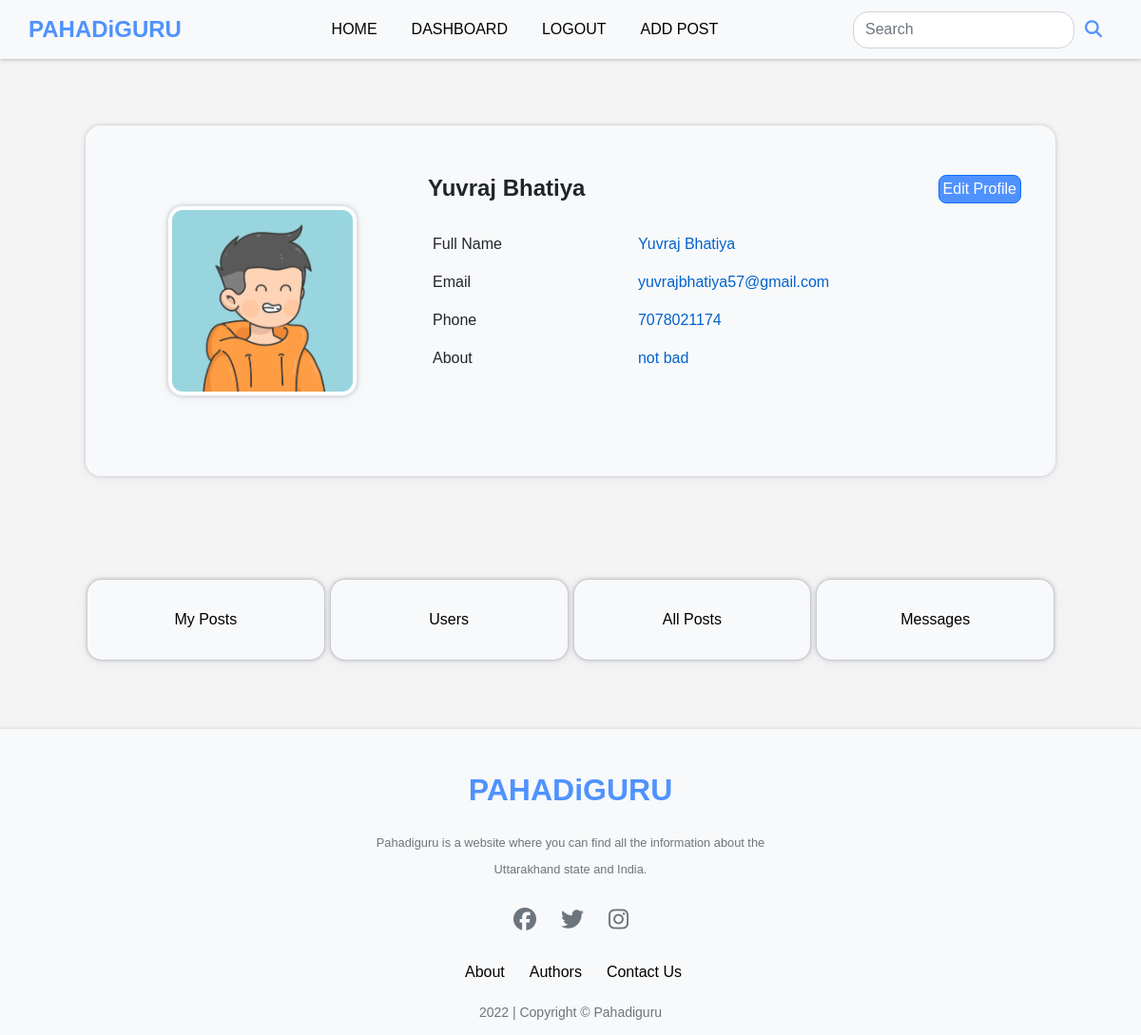
The page /dashboard (signed in) on the database as committed earlier.
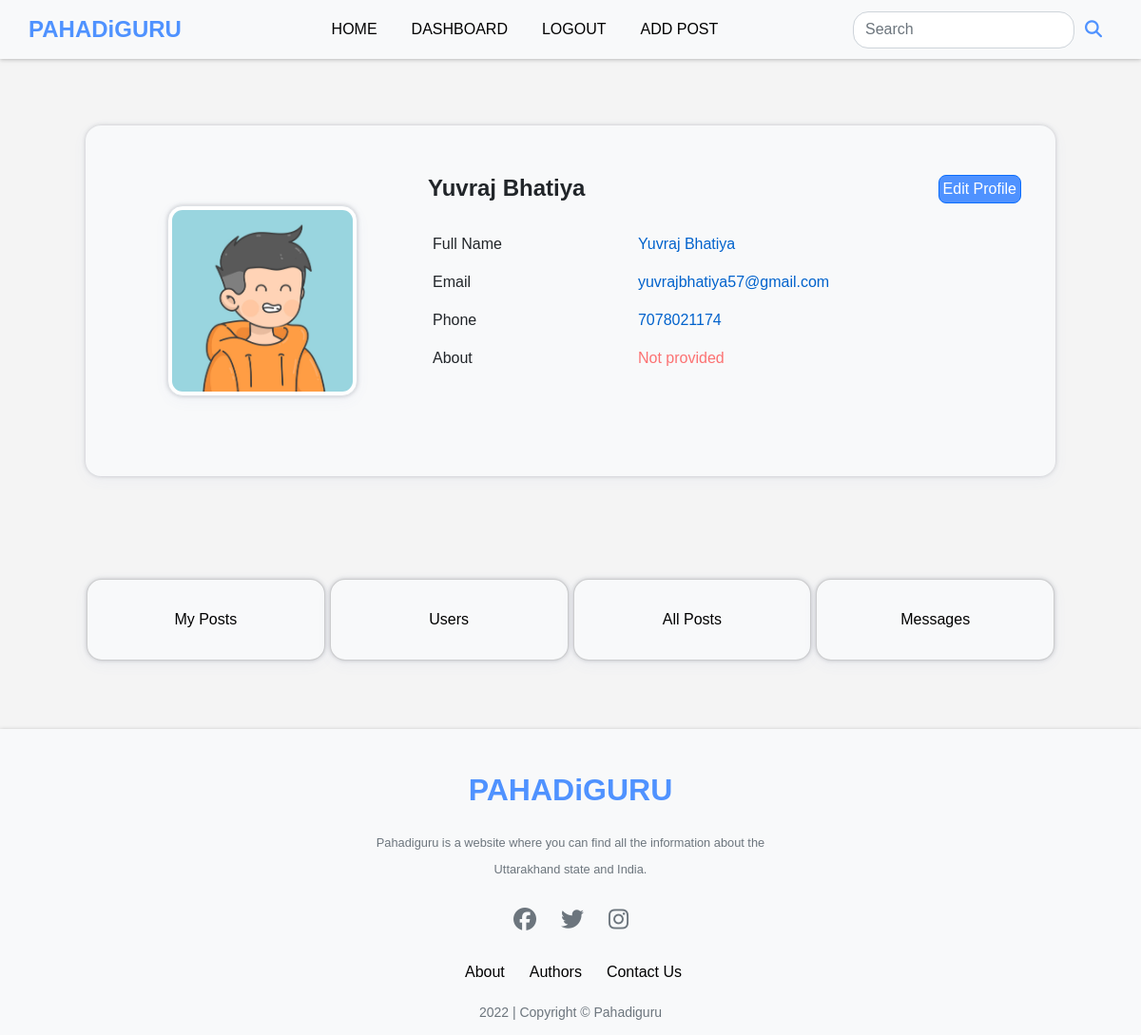
The same page on the database as committed later.
### app.py (models this page shows)
class Users(db.Model, UserMixin):
    id = db.Column(db.Integer, primary_key=True)
    first_name = db.Column(db.String(50), nullable=False)
    last_name = db.Column(db.String(50), nullable=False)
    email = db.Column(db.String(150), nullable=False,unique=True)
    phone = db.Column(db.String(50), nullable=True,default="None")
    date_added = db.Column(db.Date, default=date.today)
    about_author = db.Column(db.String(500), nullable=True,default="None")
    security_question = db.Column(db.String(50), nullable=True)
    security_answer = db.Column(db.String(50), nullable=True)
    password_hash = db.Column(db.String(128))
    role = db.Column(db.String(10), default='User')
    posts = db.relationship('Posts', backref='poster')
    likes=db.relationship('Likes',backref='user',passive_deletes=True)
    profile_pic=db.Column(db.String(), nullable=True , default="default.jpg")

### app.py (the view)
@app.route('/dashboard', methods=['GET', 'POST'])
@login_required
def dashboard():
    post = Posts.query.filter_by(poster_id=current_user.id).all()
    total_posts=Posts.query.filter_by(poster_id=current_user.id).count()
    total_views = 0
    for p in post:
        for v in p.views:
            total_views += v.view_count
    total_likes = 0
    for p in post:
        for l in p.likes:
            total_likes += 1
    return render_template('dashboard.html',post=post,total_posts=total_posts,total_views=total_views,total_likes=total_likes)

### app.py (called while the page is built)
@login_manager.user_loader
def load_user(user_id):
    return Users.query.get(int(user_id))

### templates/dashboard.html (shortened to what the changed rows need)
{% extends 'base.html' %} {% block head %}
<link
  rel="stylesheet"
  href="{{url_for('static',filename='css/dashboard.css')}}"
/>
{% endblock %} {% block content %}
<br />
<br />
<br />
<br />
<div
  class="container emp-profile rounded-4"
  style="
    background-color: #f8f9fa;
    box-shadow: rgba(67, 71, 85, 0.27) 0px 0px 0.25em,
      rgba(90, 125, 188, 0.05) 0px 0.25em 1em;
      width: 85vw;
  "
>
  <div class="row">
    <div class="col-md-4">
      <div class="profile-img mb-5 ">
        {% if current_user.profile_pic %}
        <img
          class="img-thumbnail mt-5 rounded-4"
          style="
            box-shadow: rgba(67, 71, 85, 0.27) 0px 0px 0.25em,
              rgba(90, 125, 188, 0.05) 0px 0.25em 1em;
          "
          width="200px"
          height="200px"
          src="{{url_for('static', filename='images/profile_pic/'+ current_user.profile_pic)}}"
          alt="None"
        />
        {% endif %}
      </div>
    </div>
    <div class="col-md-8">
      <div class="profile-head mt-3">
        <h4 style="font-weight: bold">
          {{current_user.first_name}} {{current_user.last_name}}
          <a
            style="float: right; padding: 2px 4px; font-size: 1rem"
            href="{{url_for('edit_profile',id=current_user.id)}}"
            class="btn btn-primary thebtn"
            >Edit Profile</a
          >
        </h4>
        <br />
        <div class="row">
          <div class="col-md-4">
          </div>
          <div class="col-md-8">
            <p style="padding-left: 5px">
              {{current_user.first_name}} {{current_user.last_name}}
            </p>
          </div>
        </div>
        <div class="row">
          <div class="col-md-4">
          </div>
          <div class="col-md-8">
            <p style="padding-left: 5px">{{current_user.email}}</p>
          </div>
        </div>
        <div class="row">
          <div class="col-md-4">
          </div>
          {% if not current_user.phone or current_user.phone == "None"  %}
          <div class="col-md-8">
            <p style="padding-left: 5px ; color:rgba(255, 0, 0, 0.546);">Not provided</p>
          </div>
          {% else %}
          <div class="col-md-8">
            <p style="padding-left: 5px;">{{current_user.phone}}</p>
          </div>
          {% endif %}
        </div>
        <div class="row">
          <div class="col-md-4">
          </div>
          {% if not current_user.about_author or current_user.about_author == "None"  %}
          <div class="col-md-8">
            <p style="padding-left: 5px ; color:rgba(255, 0, 0, 0.546);">Not provided</p>
          </div>
          {% else %}
          <div class="col-md-8">
            <p style="padding-left: 5px;">{{current_user.about_author}}</p>
          </div>
          {% endif %}
        </div>
      </div>
    </div>
  </div>
</div>
<br /><br /><br />
<br /><br /><br />
{% endblock %}

Rows that differ between the two databases and show on the page:
changed Users "Yuvraj": about_author "not bad" → (not shown)
Other text that changed with them:
text now shown: "Not provided"
